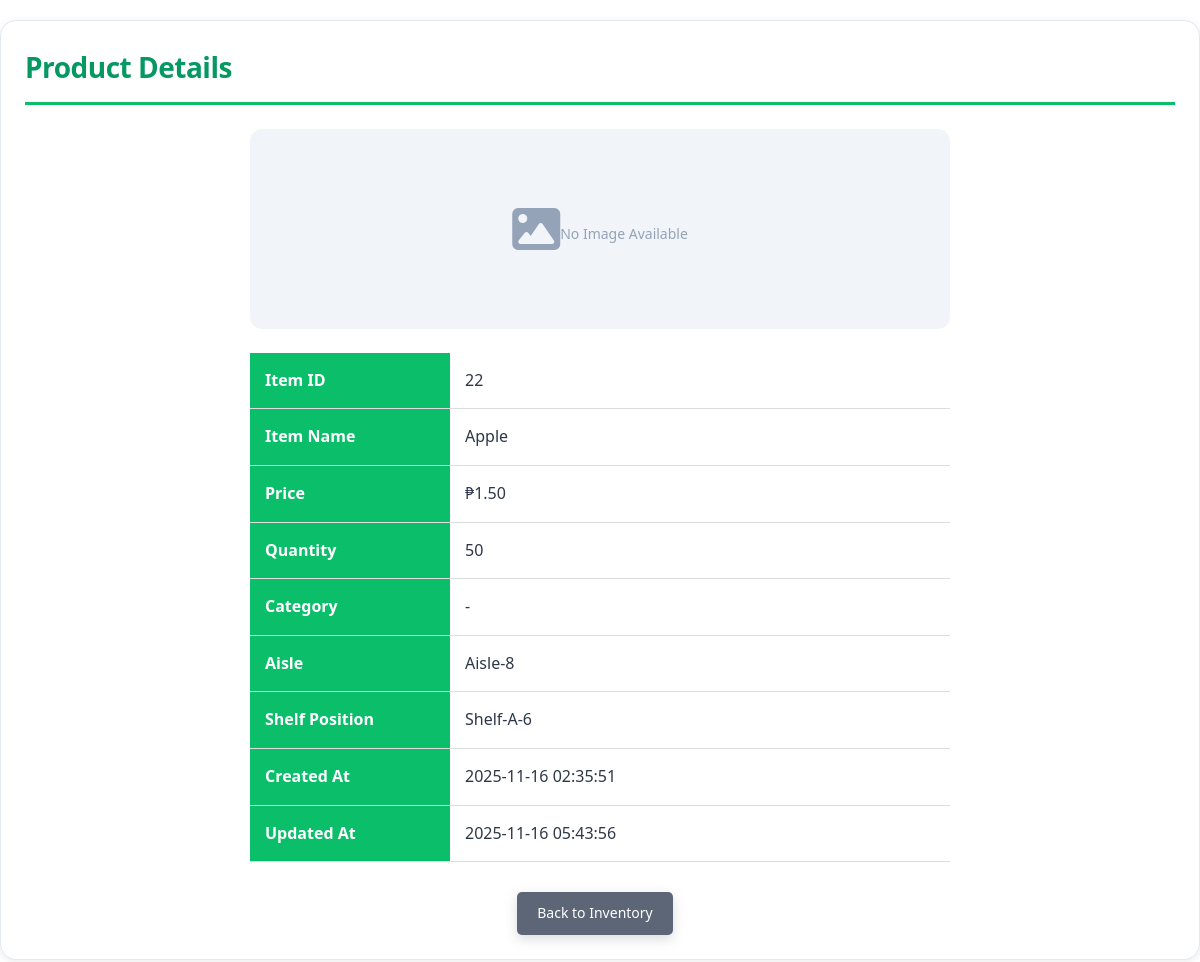
/view.php?id=22 (signed in), run on the app's committed database.
### tables this page shows
CREATE TABLE `items` (
  `item_id` int(11) NOT NULL,
  `user_id` int(11) DEFAULT NULL,
  `item_name` varchar(255) NOT NULL,
  `price` decimal(10,2) NOT NULL,
  `quantity` int(11) NOT NULL DEFAULT 0,
  `category` varchar(100) DEFAULT NULL,
  `status` enum('active','inactive') NOT NULL DEFAULT 'active',
  `image_path` varchar(255) DEFAULT NULL,
  `isles` varchar(100) NOT NULL,
  `shelf_position` varchar(100) NOT NULL,
  `created_at` timestamp NOT NULL DEFAULT current_timestamp(),
  `updated_at` timestamp NOT NULL DEFAULT current_timestamp() ON UPDATE current_timestamp()
);

### view.php (the view, shortened to what this page needs)
<?php
$item_id = $_GET['id'] ?? null;
$conn = getDBConnection();
$stmt = $conn->prepare("SELECT * FROM items WHERE item_id = ?");
$stmt->bind_param("i", $item_id);
$stmt->execute();
$result = $stmt->get_result();
$item = $result->fetch_assoc();
?>
<!DOCTYPE html>
<html lang="en">
<head>
    <link rel="stylesheet" href="style.css">
    <link rel="stylesheet" href="https://cdnjs.cloudflare.com/ajax/libs/font-awesome/6.4.0/css/all.min.css" />
</head>
<body>
    <div class="container">
        <h1>Product Details</h1>
        <div class="view-container">
            <?php if (!empty($item['image_path']) && file_exists($item['image_path'])): ?>
                <img src="<?php echo htmlspecialchars($item['image_path']); ?>" alt="<?php echo htmlspecialchars($item['item_name']); ?>" class="product-image-large">
            <?php else: ?>
                <div class="product-image-placeholder">
                    <i class="fas fa-image"></i>
                    <p style="font-size: 14px; margin-top: 10px;">No Image Available</p>
                </div>
            <?php endif; ?>
            <table class="detail-table">
                <tr>
                    <th>Item ID</th>
                    <td><?php echo htmlspecialchars($item['item_id']); ?></td>
                </tr>
                <tr>
                    <th>Item Name</th>
                    <td><?php echo htmlspecialchars($item['item_name']); ?></td>
                </tr>
                <tr>
                    <th>Price</th>
                    <td>&#8369;<?php echo number_format($item['price'], 2); ?></td>
                </tr>
                <tr>
                    <th>Quantity</th>
                    <td><?php echo htmlspecialchars($item['quantity']); ?></td>
                </tr>
                <tr>
                    <th>Category</th>
                    <td><?php echo htmlspecialchars($item['category'] ?? '-'); ?></td>
                </tr>
                <tr>
                    <th>Aisle</th>
                    <td><?php echo htmlspecialchars($item['isles']); ?></td>
                </tr>
                <tr>
                    <th>Shelf Position</th>
                    <td><?php echo htmlspecialchars($item['shelf_position']); ?></td>
                </tr>
                <?php if (isset($item['created_at'])): ?>
                <tr>
                    <th>Created At</th>
                    <td><?php echo date('Y-m-d H:i:s', strtotime($item['created_at'])); ?></td>
                </tr>
                <?php endif; ?>
                <?php if (isset($item['updated_at'])): ?>
                <tr>
                    <th>Updated At</th>
                    <td><?php echo date('Y-m-d H:i:s', strtotime($item['updated_at'])); ?></td>
                </tr>
                <?php endif; ?>
            </table>
            <div class="view-actions">
                <a href="items.php" class="btn btn-secondary">Back to Inventory</a>
            </div>
        </div>
    </div>
</body>
</html>

### style.css (style rules this page uses)
* { margin: 0; padding: 0; box-sizing: border-box; }
:root { --color-primary: #0bbf6a; --color-primary-light: #22d485; --color-primary-dark: #059862; --color-secondary: #5c6676; --color-secondary-dark: #434b5c; --color-accent: #9ce7c4; }
body { font-family: 'Segoe UI', Tahoma, Geneva, Verdana, sans-serif; background: #ffffff; color: #2d3748; line-height: 1.6; min-height: 100vh; }
.container { max-width: 1200px; margin: 20px auto; padding: 24px; background-color: #ffffff; border-radius: 16px; box-shadow: 0 2px 8px rgba(0, 0, 0, 0.08); border: 1px solid #e2e8f0; }
h1 { color: var(--color-primary-dark); margin-bottom: 24px; border-bottom: 3px solid var(--color-primary); padding-bottom: 12px; font-weight: 600; text-transform: none; letter-spacing: -0.5px; font-size: 28px; }
.btn { display: inline-block; padding: 10px 20px; text-decoration: none; border-radius: 5px; border: none; cursor: pointer; font-size: 14px; transition: background-color 0.3s, transform 0.15s ease-out, box-shadow 0.15s ease-out; margin-right: 10px; }
.btn-secondary { background: var(--color-secondary); color: white; font-weight: 500; box-shadow: 0 4px 12px rgba(107, 114, 128, 0.25); transition: all 0.3s ease; }
.view-container { max-width: 700px; margin: 0 auto; }
.detail-table { width: 100%; border-collapse: collapse; margin-bottom: 30px; }
.detail-table th, .detail-table td { padding: 15px; text-align: left; border-bottom: 1px solid #ddd; }
.detail-table th { background: var(--color-primary); color: white; font-weight: 600; width: 200px; }
.view-actions { text-align: center; margin-top: 30px; }
.fas, .far, .fal, .fab { display: inline-block; font-style: normal; font-variant: normal; text-rendering: auto; line-height: 1; }
.product-image-placeholder { width: 100%; height: 200px; background-color: #f1f5f9; display: flex; align-items: center; justify-content: center; border-radius: 12px; color: #94a3b8; font-size: 48px; margin-bottom: 24px; }

### data on the page
items: item_id "22", item_name "Apple", price "1.50", quantity "50", category "-", isles "Aisle-8", shelf_position "Shelf-A-6", created_at "2025-11-16 02:35:51", updated_at "2025-11-16 05:43:56"
